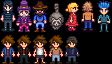

A level layout from a 2D game, rendered from its tile map. Below: a short description, then the map file with its tile-grid data intact:
An orthogonal 7x4 tile map with 16x16 px tiles, 2 tile layers (Buildings, Front).

<map version="1.10" tiledversion="1.10.2" orientation="orthogonal" renderorder="right-down" width="7" height="4" tilewidth="16" tileheight="16" infinite="0" nextlayerid="4" nextobjectid="1">
 <tileset firstgid="1" name="tourists" tilewidth="16" tileheight="16" tilecount="52" columns="13">
  <image source="tourists.png" trans="000000" width="208" height="64" />
  <tile id="2">
   <animation>
    <frame tileid="2" duration="2500" />
    <frame tileid="1" duration="2500" />
   </animation>
  </tile>
  <tile id="4">
   <animation>
    <frame tileid="4" duration="185" />
    <frame tileid="5" duration="185" />
    <frame tileid="6" duration="185" />
    <frame tileid="7" duration="185" />
    <frame tileid="8" duration="185" />
    <frame tileid="9" duration="185" />
    <frame tileid="10" duration="185" />
    <frame tileid="11" duration="185" />
    <frame tileid="12" duration="185" />
   </animation>
  </tile>
  <tile id="17">
   <animation>
    <frame tileid="17" duration="185" />
    <frame tileid="18" duration="185" />
    <frame tileid="19" duration="185" />
    <frame tileid="20" duration="185" />
    <frame tileid="21" duration="185" />
    <frame tileid="22" duration="185" />
    <frame tileid="23" duration="185" />
    <frame tileid="24" duration="185" />
    <frame tileid="25" duration="185" />
   </animation>
  </tile>
  <tile id="26">
   <animation>
    <frame tileid="26" duration="2500" />
    <frame tileid="27" duration="2500" />
   </animation>
  </tile>
  <tile id="28">
   <animation>
    <frame tileid="28" duration="1700" />
    <frame tileid="29" duration="1700" />
   </animation>
  </tile>
  <tile id="41">
   <animation>
    <frame tileid="41" duration="1700" />
    <frame tileid="42" duration="1700" />
   </animation>
  </tile>
 </tileset>
 <layer id="2" name="Buildings" width="7" height="4">
  <data encoding="csv">
0,0,0,0,0,0,0,
14,15,17,18,40,42,44,
0,0,0,0,0,0,0,
45,46,47,48,49,0,0
</data>
 </layer>
 <layer id="3" name="Front" width="7" height="4">
  <data encoding="csv">
1,3,4,5,27,29,31,
0,0,0,0,0,0,0,
32,33,34,35,36,0,0,
0,0,0,0,0,0,0
</data>
 </layer>
</map>
